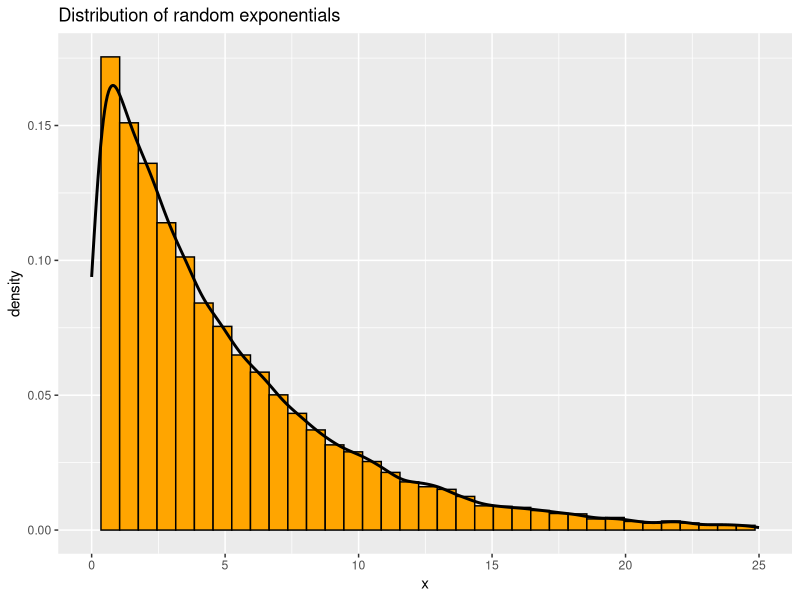
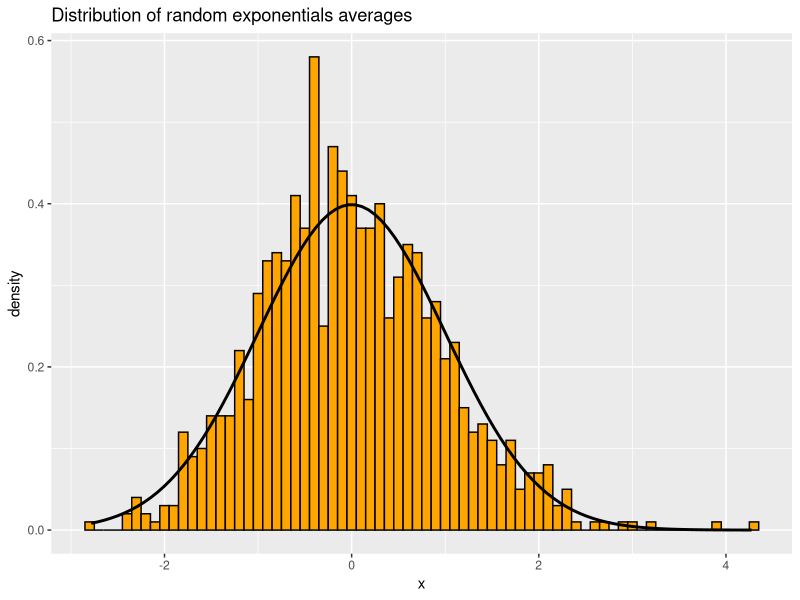
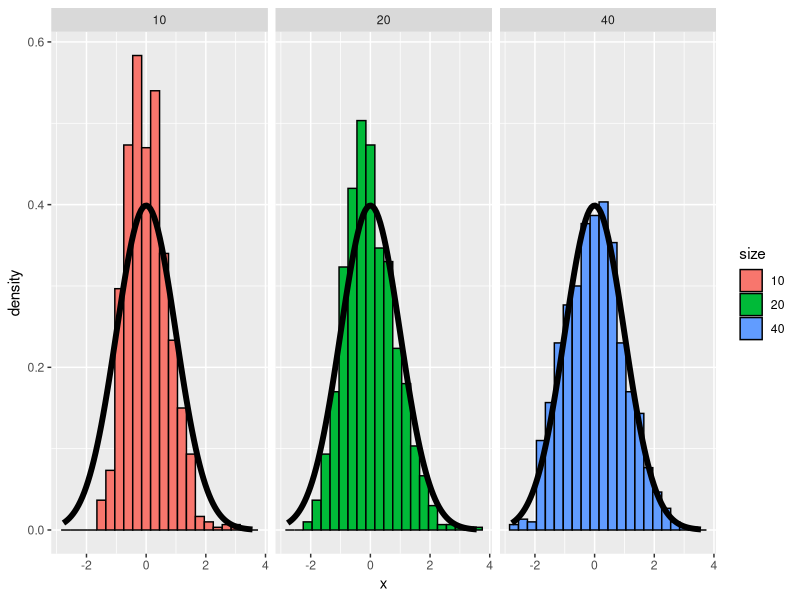

The R script that drew these images, in order:
library(ggplot2)

lambda <- 0.2
theoretical.mean <- 1/lambda
theoretical.sd <- 1/lambda
n <- 40
nsim <- 1000

simulation.data <- matrix(rexp(n * nsim, lambda), ncol = n)
simulation.means <- apply(simulation.data, 1, mean)

 
# plot a distribution of a large collection of random exponentials
ggplot(data = data.frame(x = rexp(n * nsim, lambda)), aes(x = x, y = ..density..)) + 
    geom_histogram(binwidth = 0.7, color = "black", fill = "orange") +
    geom_density(lwd = 1) +
    scale_x_continuous(limits = c(0, 25)) +
    ggtitle("Distribution of random exponentials")

# plot a distribution of a large collection of averages
ggplot(data = data.frame(x = (simulation.means - theoretical.mean)/(theoretical.sd/sqrt(n))), aes(x = x)) + 
    geom_histogram(binwidth = 0.1, color = "black", fill = "orange",  aes(y = ..density..)) +
    stat_function(fun = dnorm, size = 1) +
    #scale_x_continuous(limits = c(2, 8.5), breaks = 0:10) +
    #geom_vline(xintercept = theoretical.mean, linetype = "dotted", color = "red", lwd = 2) +
    ggtitle("Distribution of random exponentials averages")



cfunc <- function(x, n) sqrt(n) * (mean(x) - theoretical.mean) / theoretical.sd

dat <- data.frame(
    x = c(apply(matrix(rexp(10 * nsim, lambda), nsim), 1, cfunc, 5),
          apply(matrix(rexp(20 * nsim, lambda), nsim), 1, cfunc, 15),
          apply(matrix(rexp(n * nsim, lambda), nsim), 1, cfunc, n)
    ),
    size = factor(rep(c(10, 20, n), rep(nsim, 3))))
g <- ggplot(dat, aes(x = x, fill = size)) + geom_histogram(binwidth=.3, colour = "black", aes(y = ..density..)) 
g <- g + stat_function(fun = dnorm, size = 2)
g + facet_grid(. ~ size)


